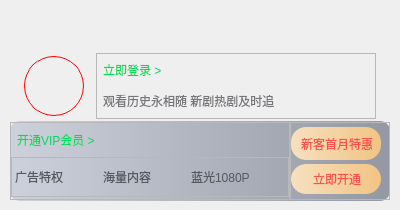
<?xml version="1.0" encoding="UTF-8"?>
<ui version="4.0">
 <class>LoginTip</class>
 <widget class="QWidget" name="LoginTip">
  <property name="geometry">
   <rect>
    <x>0</x>
    <y>0</y>
    <width>400</width>
    <height>210</height>
   </rect>
  </property>
  <property name="minimumSize">
   <size>
    <width>400</width>
    <height>210</height>
   </size>
  </property>
  <property name="maximumSize">
   <size>
    <width>400</width>
    <height>211</height>
   </size>
  </property>
  <property name="windowTitle">
   <string>Form</string>
  </property>
  <property name="styleSheet">
   <string notr="true"/>
  </property>
  <layout class="QVBoxLayout" name="verticalLayout_5">
   <property name="spacing">
    <number>0</number>
   </property>
   <property name="leftMargin">
    <number>10</number>
   </property>
   <property name="topMargin">
    <number>10</number>
   </property>
   <property name="rightMargin">
    <number>10</number>
   </property>
   <property name="bottomMargin">
    <number>10</number>
   </property>
   <item>
    <spacer name="verticalSpacer">
     <property name="orientation">
      <enum>Qt::Vertical</enum>
     </property>
     <property name="sizeType">
      <enum>QSizePolicy::Fixed</enum>
     </property>
     <property name="sizeHint" stdset="0">
      <size>
       <width>20</width>
       <height>41</height>
      </size>
     </property>
    </spacer>
   </item>
   <item>
    <widget class="QWidget" name="widget_main" native="true">
     <property name="minimumSize">
      <size>
       <width>380</width>
       <height>150</height>
      </size>
     </property>
     <property name="maximumSize">
      <size>
       <width>380</width>
       <height>150</height>
      </size>
     </property>
     <property name="styleSheet">
      <string notr="true">#widget_main
{
border: none;
border-radius: 6px;
}</string>
     </property>
     <layout class="QVBoxLayout" name="verticalLayout_4">
      <property name="spacing">
       <number>0</number>
      </property>
      <property name="leftMargin">
       <number>0</number>
      </property>
      <property name="topMargin">
       <number>0</number>
      </property>
      <property name="rightMargin">
       <number>0</number>
      </property>
      <property name="bottomMargin">
       <number>0</number>
      </property>
      <item>
       <widget class="QFrame" name="frame_top">
        <property name="minimumSize">
         <size>
          <width>380</width>
          <height>70</height>
         </size>
        </property>
        <property name="maximumSize">
         <size>
          <width>380</width>
          <height>70</height>
         </size>
        </property>
        <property name="styleSheet">
         <string notr="true">#frame_top
{
/*background-color:qlineargradient(spread:pad,x1:0,y1:0,x2:1,y2:0,stop:0 #fdfcfc, stop:1  #d4d5d6);*/
background-color: transparent;
border-radius: 6px;
border-bottom-left-radius: 0px;
border-bottom-right-radius: 0px;
}</string>
        </property>
        <property name="frameShape">
         <enum>QFrame::StyledPanel</enum>
        </property>
        <property name="frameShadow">
         <enum>QFrame::Raised</enum>
        </property>
        <layout class="QHBoxLayout" name="horizontalLayout">
         <property name="spacing">
          <number>12</number>
         </property>
         <property name="leftMargin">
          <number>0</number>
         </property>
         <property name="topMargin">
          <number>0</number>
         </property>
         <property name="rightMargin">
          <number>0</number>
         </property>
         <property name="bottomMargin">
          <number>0</number>
         </property>
         <item>
          <spacer name="horizontalSpacer_4">
           <property name="orientation">
            <enum>Qt::Horizontal</enum>
           </property>
           <property name="sizeHint" stdset="0">
            <size>
             <width>40</width>
             <height>20</height>
            </size>
           </property>
          </spacer>
         </item>
         <item>
          <widget class="QPushButton" name="pushButton_header">
           <property name="minimumSize">
            <size>
             <width>60</width>
             <height>60</height>
            </size>
           </property>
           <property name="maximumSize">
            <size>
             <width>60</width>
             <height>60</height>
            </size>
           </property>
           <property name="styleSheet">
            <string notr="true">QPushButton
{
border: none;
border-radius: 30px;
border: 1px solid red;
background-color: transparent;
	border-image: url(:/images/bgpic/cusvideoitem3.png);
}
</string>
           </property>
           <property name="text">
            <string/>
           </property>
          </widget>
         </item>
         <item>
          <widget class="QFrame" name="frame_logininfo">
           <property name="minimumSize">
            <size>
             <width>280</width>
             <height>66</height>
            </size>
           </property>
           <property name="maximumSize">
            <size>
             <width>280</width>
             <height>66</height>
            </size>
           </property>
           <property name="styleSheet">
            <string notr="true"/>
           </property>
           <property name="frameShape">
            <enum>QFrame::StyledPanel</enum>
           </property>
           <property name="frameShadow">
            <enum>QFrame::Raised</enum>
           </property>
           <layout class="QVBoxLayout" name="verticalLayout">
            <property name="spacing">
             <number>0</number>
            </property>
            <property name="leftMargin">
             <number>0</number>
            </property>
            <property name="topMargin">
             <number>0</number>
            </property>
            <property name="rightMargin">
             <number>0</number>
            </property>
            <property name="bottomMargin">
             <number>0</number>
            </property>
            <item>
             <widget class="QPushButton" name="pushButton_quicklogin">
              <property name="minimumSize">
               <size>
                <width>280</width>
                <height>30</height>
               </size>
              </property>
              <property name="maximumSize">
               <size>
                <width>280</width>
                <height>30</height>
               </size>
              </property>
              <property name="styleSheet">
               <string notr="true">QPushButton
{
border: none;
text-align: left;
color: #00dc5a;
font: 800 15px &quot;微软雅黑&quot;;
padding-left: 6px;
background-color: transparent;
}

QPushButton:hover
{
color: #00dc5a;
}</string>
              </property>
              <property name="text">
               <string>立即登录 &gt;</string>
              </property>
             </widget>
            </item>
            <item>
             <widget class="QPushButton" name="pushButton_tips">
              <property name="minimumSize">
               <size>
                <width>280</width>
                <height>30</height>
               </size>
              </property>
              <property name="maximumSize">
               <size>
                <width>280</width>
                <height>30</height>
               </size>
              </property>
              <property name="styleSheet">
               <string notr="true">QPushButton
{
border: none;
color: #757579;
text-align: left;
font: 400 13px &quot;微软雅黑&quot;;
padding-left: 6px;
background-color: transparent;
}

QPushButton:hover
{
color: #757579;
}</string>
              </property>
              <property name="text">
               <string>观看历史永相随 新剧热剧及时追</string>
              </property>
             </widget>
            </item>
           </layout>
          </widget>
         </item>
         <item>
          <spacer name="horizontalSpacer_3">
           <property name="orientation">
            <enum>Qt::Horizontal</enum>
           </property>
           <property name="sizeHint" stdset="0">
            <size>
             <width>40</width>
             <height>20</height>
            </size>
           </property>
          </spacer>
         </item>
        </layout>
       </widget>
      </item>
      <item>
       <widget class="QFrame" name="frame_bottom">
        <property name="minimumSize">
         <size>
          <width>0</width>
          <height>80</height>
         </size>
        </property>
        <property name="maximumSize">
         <size>
          <width>400</width>
          <height>80</height>
         </size>
        </property>
        <property name="styleSheet">
         <string notr="true">#frame_bottom
{
border-radius:10px;
background-color:qlineargradient(spread:pad,x1:0,y1:0,x2:1,y2:0,stop:0 #cdd1db, stop:1  #9498a3);
}</string>
        </property>
        <property name="frameShape">
         <enum>QFrame::StyledPanel</enum>
        </property>
        <property name="frameShadow">
         <enum>QFrame::Raised</enum>
        </property>
        <layout class="QHBoxLayout" name="horizontalLayout_4">
         <property name="spacing">
          <number>0</number>
         </property>
         <property name="leftMargin">
          <number>0</number>
         </property>
         <property name="topMargin">
          <number>0</number>
         </property>
         <property name="rightMargin">
          <number>0</number>
         </property>
         <property name="bottomMargin">
          <number>0</number>
         </property>
         <item>
          <widget class="QFrame" name="frame_bomLeft">
           <property name="minimumSize">
            <size>
             <width>120</width>
             <height>78</height>
            </size>
           </property>
           <property name="maximumSize">
            <size>
             <width>16777215</width>
             <height>78</height>
            </size>
           </property>
           <property name="frameShape">
            <enum>QFrame::StyledPanel</enum>
           </property>
           <property name="frameShadow">
            <enum>QFrame::Raised</enum>
           </property>
           <layout class="QVBoxLayout" name="verticalLayout_2">
            <property name="spacing">
             <number>0</number>
            </property>
            <property name="leftMargin">
             <number>0</number>
            </property>
            <property name="topMargin">
             <number>0</number>
            </property>
            <property name="rightMargin">
             <number>0</number>
            </property>
            <property name="bottomMargin">
             <number>0</number>
            </property>
            <item>
             <layout class="QHBoxLayout" name="horizontalLayout_3">
              <item>
               <widget class="QPushButton" name="pushButton_openVIP">
                <property name="minimumSize">
                 <size>
                  <width>120</width>
                  <height>30</height>
                 </size>
                </property>
                <property name="maximumSize">
                 <size>
                  <width>16777215</width>
                  <height>30</height>
                 </size>
                </property>
                <property name="styleSheet">
                 <string notr="true">QPushButton
{
border: none;
text-align: left;
color: #00dc5a;
font: 800 15px &quot;微软雅黑&quot;;
padding-left: 6px;
background-color: transparent;
}

QPushButton:hover
{
color: #00dc5a;
}</string>
                </property>
                <property name="text">
                 <string>开通VIP会员 &gt;</string>
                </property>
               </widget>
              </item>
              <item>
               <spacer name="horizontalSpacer_2">
                <property name="orientation">
                 <enum>Qt::Horizontal</enum>
                </property>
                <property name="sizeHint" stdset="0">
                 <size>
                  <width>40</width>
                  <height>20</height>
                 </size>
                </property>
               </spacer>
              </item>
             </layout>
            </item>
            <item>
             <widget class="QFrame" name="frame_privilege">
              <property name="minimumSize">
               <size>
                <width>0</width>
                <height>40</height>
               </size>
              </property>
              <property name="maximumSize">
               <size>
                <width>16777215</width>
                <height>40</height>
               </size>
              </property>
              <property name="frameShape">
               <enum>QFrame::StyledPanel</enum>
              </property>
              <property name="frameShadow">
               <enum>QFrame::Raised</enum>
              </property>
              <layout class="QHBoxLayout" name="horizontalLayout_2">
               <property name="spacing">
                <number>8</number>
               </property>
               <property name="leftMargin">
                <number>0</number>
               </property>
               <property name="topMargin">
                <number>0</number>
               </property>
               <property name="rightMargin">
                <number>0</number>
               </property>
               <property name="bottomMargin">
                <number>0</number>
               </property>
               <item>
                <widget class="QPushButton" name="pushButton_privilege1">
                 <property name="minimumSize">
                  <size>
                   <width>80</width>
                   <height>36</height>
                  </size>
                 </property>
                 <property name="maximumSize">
                  <size>
                   <width>80</width>
                   <height>36</height>
                  </size>
                 </property>
                 <property name="styleSheet">
                  <string notr="true">QPushButton
{
border: none;
text-align: left;
font: 400 13px &quot;微软雅黑&quot;;
padding-left: 3px;
background-color: transparent;
color: #55585e;
}

QPushButton:hover
{
color: #55585e;
}</string>
                 </property>
                 <property name="text">
                  <string>广告特权</string>
                 </property>
                </widget>
               </item>
               <item>
                <widget class="QPushButton" name="pushButton_privilege2">
                 <property name="minimumSize">
                  <size>
                   <width>80</width>
                   <height>36</height>
                  </size>
                 </property>
                 <property name="maximumSize">
                  <size>
                   <width>80</width>
                   <height>36</height>
                  </size>
                 </property>
                 <property name="styleSheet">
                  <string notr="true">QPushButton
{
border: none;
color: #55585e;
text-align: left;
font: 400 13px &quot;微软雅黑&quot;;
padding-left: 3px;
background-color: transparent;
}

QPushButton:hover
{
color: #55585e;
}</string>
                 </property>
                 <property name="text">
                  <string>海量内容</string>
                 </property>
                </widget>
               </item>
               <item>
                <widget class="QPushButton" name="pushButton_privilege3">
                 <property name="minimumSize">
                  <size>
                   <width>80</width>
                   <height>36</height>
                  </size>
                 </property>
                 <property name="maximumSize">
                  <size>
                   <width>80</width>
                   <height>36</height>
                  </size>
                 </property>
                 <property name="styleSheet">
                  <string notr="true">QPushButton
{
border: none;
color: #55585e;
text-align: left;
font: 400 13px &quot;微软雅黑&quot;;
padding-left: 3px;
background-color: transparent;
}

QPushButton:hover
{
color: #55585e;
}</string>
                 </property>
                 <property name="text">
                  <string>蓝光1080P</string>
                 </property>
                </widget>
               </item>
               <item>
                <spacer name="horizontalSpacer">
                 <property name="orientation">
                  <enum>Qt::Horizontal</enum>
                 </property>
                 <property name="sizeHint" stdset="0">
                  <size>
                   <width>9</width>
                   <height>20</height>
                  </size>
                 </property>
                </spacer>
               </item>
              </layout>
             </widget>
            </item>
           </layout>
          </widget>
         </item>
         <item>
          <widget class="QFrame" name="frame_bomRight">
           <property name="minimumSize">
            <size>
             <width>100</width>
             <height>78</height>
            </size>
           </property>
           <property name="maximumSize">
            <size>
             <width>100</width>
             <height>78</height>
            </size>
           </property>
           <property name="frameShape">
            <enum>QFrame::StyledPanel</enum>
           </property>
           <property name="frameShadow">
            <enum>QFrame::Raised</enum>
           </property>
           <layout class="QVBoxLayout" name="verticalLayout_3">
            <property name="spacing">
             <number>0</number>
            </property>
            <property name="leftMargin">
             <number>0</number>
            </property>
            <property name="topMargin">
             <number>0</number>
            </property>
            <property name="rightMargin">
             <number>0</number>
            </property>
            <property name="bottomMargin">
             <number>0</number>
            </property>
            <item>
             <widget class="QPushButton" name="pushButton_youhuitip">
              <property name="minimumSize">
               <size>
                <width>90</width>
                <height>33</height>
               </size>
              </property>
              <property name="maximumSize">
               <size>
                <width>90</width>
                <height>33</height>
               </size>
              </property>
              <property name="styleSheet">
               <string notr="true">QPushButton
{
border: none;
color: #ff4f4d;
text-align: center;
font: 800 13px &quot;微软雅黑&quot;;
padding-left: 2px;
border-radius: 15px;
background-color:qlineargradient(spread:pad,x1:0,y1:0,x2:1,y2:0,stop:0 #f7e0bf, stop:1  #f1c484);
}

QPushButton:hover
{
color: #ff4f4d;
}</string>
              </property>
              <property name="text">
               <string>新客首月特惠</string>
              </property>
             </widget>
            </item>
            <item>
             <widget class="QPushButton" name="pushButton_opentip">
              <property name="minimumSize">
               <size>
                <width>90</width>
                <height>30</height>
               </size>
              </property>
              <property name="maximumSize">
               <size>
                <width>90</width>
                <height>30</height>
               </size>
              </property>
              <property name="styleSheet">
               <string notr="true">QPushButton
{
border: none;
color: #ff4f4d;
text-align: center;
font: 800 13px &quot;微软雅黑&quot;;
padding-left: 2px;
border-radius: 15px;
background-color:qlineargradient(spread:pad,x1:0,y1:0,x2:1,y2:0,stop:0 #f7e0bf, stop:1  #f1c484);
}

QPushButton:hover
{
color: #ff4f4d;
}</string>
              </property>
              <property name="text">
               <string>立即开通</string>
              </property>
             </widget>
            </item>
           </layout>
          </widget>
         </item>
        </layout>
       </widget>
      </item>
     </layout>
    </widget>
   </item>
  </layout>
 </widget>
 <resources/>
 <connections/>
</ui>
